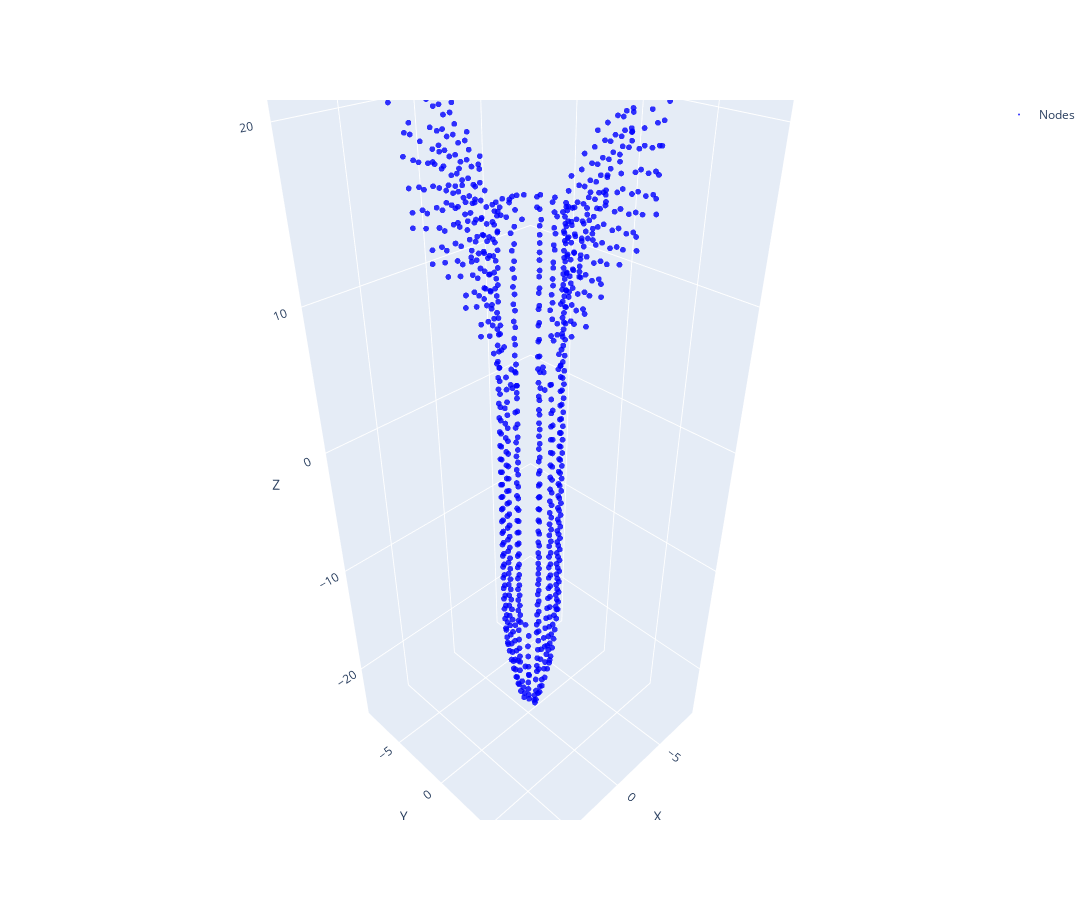

Write notebook code for a chart like this one.
### Code cell
def plot_3d_graph(points, connectivity=None):

    points_trace = go.Scatter3d(
        x=[point[0] for point in points],
        y=[point[1] for point in points],
        z=[point[2] for point in points],
        mode='markers',
        marker=dict(
            size=2,
            color='blue',
            opacity=0.8
        ),
        name='Nodes'
    )
    
    edge_x = []
    edge_y = []
    edge_z = []
    
    if connectivity is not None:
        for i in range(connectivity.shape[1]):
            start_node = connectivity[0, i]
            end_node = connectivity[1, i]
            
            edge_x.extend([points[start_node][0], points[end_node][0], None])
            edge_y.extend([points[start_node][1], points[end_node][1], None])
            edge_z.extend([points[start_node][2], points[end_node][2], None])
        
        edges_trace = go.Scatter3d(
            x=edge_x,
            y=edge_y,
            z=edge_z,
            mode='lines',
            line=dict(
                color='gray',
                width=1
            ),
            opacity=0.3,
            name='Edges'
        )
    
        fig = go.Figure(data=[points_trace, edges_trace])
    else:
        fig = go.Figure(data=[points_trace])
    
    fig.update_layout(
        scene=dict(
            xaxis_title='X',
            yaxis_title='Y',
            zaxis_title='Z'
        ),
        width=1500,
        height=900,
        showlegend=True
    )
    
    fig.show()

plot_3d_graph(points)

### Figure 1 — Plotly figure (JSON) as saved in the notebook; plotly's stock layout.template omitted (floating-point values rounded to 4 significant figures; data arrays with more than 128 entries replaced by an {"elided": "..."} marker saying what was removed)
{"data": [{"marker": {"color": "blue", "opacity": 0.8, "size": 2}, "mode": "markers", "name": "Nodes", "type": "scatter3d", "x": {"elided": "848 float values"}, "y": {"elided": "848 float values"}, "z": {"elided": "848 float values"}}], "layout": {"height": 900, "scene": {"xaxis": {"title": {"text": "X"}}, "yaxis": {"title": {"text": "Y"}}, "zaxis": {"title": {"text": "Z"}}}, "showlegend": true, "width": 1500}}
